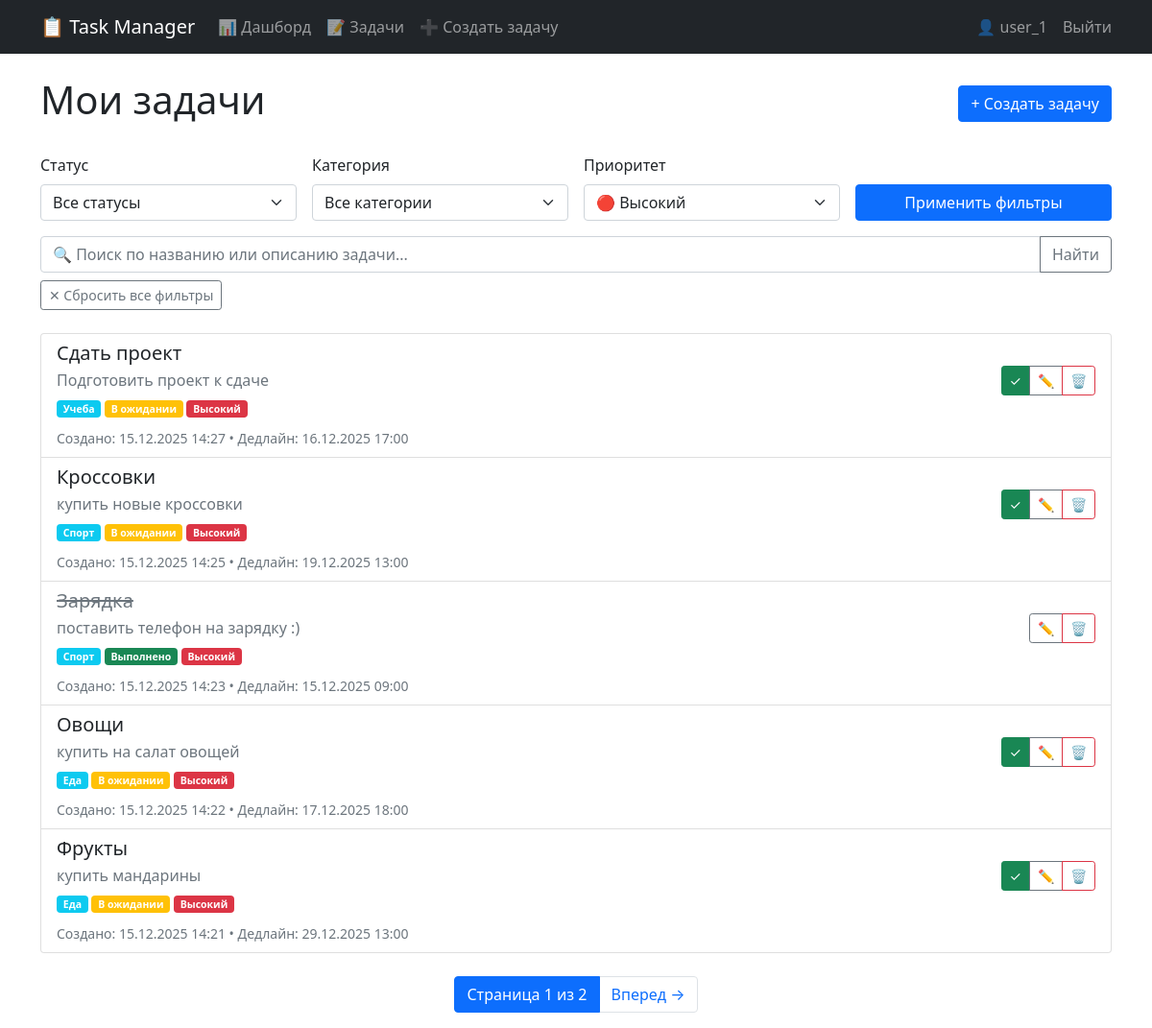
Page /?priority=high (signed in) on the committed database.
### tasks/models.py (models this page shows, shortened)
class Task(models.Model):
    STATUS_CHOICES = [
        ('pending', 'В ожидании'),
        ('completed', 'Выполнено'),
    ]
    PRIORITY_CHOICES = [
        ('low', 'Низкий'),
        ('medium', 'Средний'),
        ('high', 'Высокий'),
    ]
    title = models.CharField(max_length=200, verbose_name="Название")
    description = models.TextField(blank=True, verbose_name="Описание")
    created_at = models.DateTimeField(auto_now_add=True)
    deadline = models.DateTimeField(null=True, blank=True, verbose_name="Дедлайн")
    status = models.CharField(
        max_length=20,
        choices=STATUS_CHOICES,
        default='pending',
        verbose_name="Статус"
    )
    priority = models.CharField(
        max_length=10,
        choices=PRIORITY_CHOICES,
        default='medium',
        verbose_name="Приоритет"
    )
    category = models.ForeignKey(
        Category,
        on_delete=models.SET_NULL,
        null=True,
        blank=True,
        verbose_name="Категория"
    )
    user = models.ForeignKey(
        User,
        on_delete=models.CASCADE,
        verbose_name="Пользователь"
    )
    def is_overdue(self):
        if self.deadline and self.status == 'pending':
            return timezone.now() > self.deadline
        return False
    class Meta:
        verbose_name = "Задача"
        verbose_name_plural = "Задачи"
        ordering = ['-created_at']

class Category(models.Model):
    name = models.CharField(max_length=100, verbose_name="Название категории")
    class Meta:
        verbose_name = "Категория"
        verbose_name_plural = "Категории"

### tasks/views.py (the view)
# urls.py: path('', views.TaskListView.as_view(), name='task_list'),
class TaskListView(LoginRequiredMixin, ListView):
    model = Task
    template_name = 'tasks/task_list.html'
    context_object_name = 'tasks'
    paginate_by = 5
    def get_queryset(self):
        queryset = Task.objects.filter(user=self.request.user)
        status = self.request.GET.get('status')
        if status:
            queryset = queryset.filter(status=status)
        category = self.request.GET.get('category')
        if category:
            queryset = queryset.filter(category_id=category)
        priority = self.request.GET.get('priority')
        if priority:
            queryset = queryset.filter(priority=priority)
        search = self.request.GET.get('search')
        if search:
            queryset = queryset.filter(
                Q(title__icontains=search) |
                Q(description__icontains=search)
            )
        return queryset.order_by('-created_at')
    def get_context_data(self, **kwargs):
        context = super().get_context_data(**kwargs)
        context['categories'] = Category.objects.all()
        return context

### tasks/templates/tasks/task_list.html (shortened to what this page needs)
{% extends 'base.html' %}
{% block content %}
<div class="d-flex justify-content-between align-items-center mb-4">
    <h1>Мои задачи</h1>
    <a href="{% url 'task_create' %}" class="btn btn-primary">+ Создать задачу</a>
</div>
<form method="get" class="row g-3 mb-4">
    <div class="col-md-3">
        <label class="form-label">Статус</label>
        <select name="status" class="form-select">
            <option value="">Все статусы</option>
        </select>
    </div>
    <div class="col-md-3">
        <label class="form-label">Категория</label>
        <select name="category" class="form-select">
            <option value="">Все категории</option>
        </select>
    </div>
    <div class="col-md-3">
        <label class="form-label">Приоритет</label>
        <select name="priority" class="form-select">
            <option value="high" {% if request.GET.priority == 'high' %}selected{% endif %}>
                🔴 Высокий
            </option>
        </select>
    </div>
    <div class="col-md-3 d-flex align-items-end">
        <div class="w-100">
            <button type="submit" class="btn btn-primary w-100">Применить фильтры</button>
        </div>
    </div>
    <div class="col-md-12 mt-3">
        <div class="input-group">
            <input type="text"
                   name="search"
                   class="form-control"
                   placeholder="🔍 Поиск по названию или описанию задачи..."
                   value="{{ request.GET.search }}">
            <button class="btn btn-outline-secondary" type="submit">
                Найти
            </button>
        </div>
    </div>
    {% if request.GET.status or request.GET.category or request.GET.priority or request.GET.search %}
    <div class="col-12 mt-2">
        <a href="{% url 'task_list' %}" class="btn btn-outline-secondary btn-sm">
            ✕ Сбросить все фильтры
        </a>
    </div>
    {% endif %}
</form>
{% if tasks %}
    <div class="list-group">
        {% for task in tasks %}
            <div class="list-group-item">
                <div class="d-flex w-100 justify-content-between align-items-center">
                    <div>
                        <h5 class="mb-1 {% if task.status == 'completed' %}text-muted text-decoration-line-through{% endif %}">
                            {{ task.title }}
                        </h5>
                        <p class="mb-1 text-muted">{{ task.description|truncatechars:100 }}</p>
                        <small>
                            {% if task.category %}
                                <span class="badge bg-info">{{ task.category.name }}</span>
                            {% endif %}
                            <span class="badge bg-{% if task.status == 'completed' %}success{% else %}warning{% endif %}">
                                {{ task.get_status_display }}
                            </span>
                            <span class="badge bg-{% if task.priority == 'high' %}danger{% elif task.priority == 'medium' %}warning{% else %}secondary{% endif %}">
                                {{ task.get_priority_display }}
                            </span>
                        </small>
                    </div>
                    <div class="btn-group">
                        {% if task.status != 'completed' %}
                            <a href="{% url 'task_complete' task.pk %}" class="btn btn-sm btn-success">
                                ✓
                            </a>
                        {% endif %}
                        <a href="{% url 'task_update' task.pk %}" class="btn btn-sm btn-outline-secondary">
                            ✏️
                        </a>
                        <a href="{% url 'task_delete' task.pk %}" class="btn btn-sm btn-outline-danger">
                            🗑️
                        </a>
                    </div>
                </div>
                <div class="mt-2">
                    <small class="text-muted">
                        Создано: {{ task.created_at|date:"d.m.Y H:i" }}
                        {% if task.deadline %}
                            • Дедлайн: {{ task.deadline|date:"d.m.Y H:i" }}
                        {% endif %}
                    </small>
                </div>
            </div>
        {% endfor %}
    </div>
    {% if is_paginated %}
    <nav class="mt-4">
        <ul class="pagination justify-content-center">
            <li class="page-item active">
                <span class="page-link">
                    Страница {{ page_obj.number }} из {{ page_obj.paginator.num_pages }}
                </span>
            </li>
            {% if page_obj.has_next %}
                <li class="page-item">
                    <a class="page-link" href="?page={{ page_obj.next_page_number }}{% for key,value in request.GET.items %}{% if key != 'page' %}&{{ key }}={{ value }}{% endif %}{% endfor %}">
                        Вперед →
                    </a>
                </li>
            {% endif %}
        </ul>
    </nav>
    {% endif %}
{% endif %}
{% endblock %}

### templates/base.html (shortened to what this page needs)
<!DOCTYPE html>
<html lang="ru">
<head>
    <link href="https://cdn.jsdelivr.net/npm/bootstrap@5.1.3/dist/css/bootstrap.min.css" rel="stylesheet">
</head>
<body>
    <nav class="navbar navbar-expand-lg navbar-dark bg-dark mb-4">
        <div class="container">
            <a class="navbar-brand" href="{% url 'dashboard' %}">📋 Task Manager</a>
            <div class="collapse navbar-collapse" id="navbarNav">
                <ul class="navbar-nav me-auto">
                    <li class="nav-item">
                        <a class="nav-link" href="{% url 'dashboard' %}">📊 Дашборд</a>
                    </li>
                    <li class="nav-item">
                        <a class="nav-link" href="{% url 'task_list' %}">📝 Задачи</a>
                    </li>
                    <li class="nav-item">
                        <a class="nav-link" href="{% url 'task_create' %}">➕ Создать задачу</a>
                    </li>
                </ul>
                <ul class="navbar-nav">
                    {% if user.is_authenticated %}
                        <li class="nav-item">
                            <span class="navbar-text me-3">👤 {{ user.username }}</span>
                        </li>
                        <li class="nav-item">
                            <form method="post" action="{% url 'logout' %}" class="d-inline">
                                <button type="submit" class="logout-btn nav-link p-0">
                                    Выйти
                                </button>
                            </form>
                        </li>
                    {% else %}
                        <li class="nav-item">
                            <a class="nav-link" href="{% url 'login' %}">Войти</a>
                        </li>
                    {% endif %}
                </ul>
            </div>
        </div>
    </nav>
    <div class="container">
        {% block content %}{% endblock %}
    </div>
</body>
</html>

### templates/base.html (style rules this page uses)
.logout-btn { background: none; border: none; color: rgba(255,255,255,.55); padding: 0; font: inherit; cursor: pointer; }

### rows in the picture
Task: title "Сдать проект", description "Подготовить проект к сдаче", category.name "Учеба", status "В ожидании", priority "Высокий", created_at "15.12.2025 14:27", deadline "16.12.2025 17:00"
Task: title "Кроссовки", description "купить новые кроссовки", category.name "Спорт", status "В ожидании", priority "Высокий", created_at "15.12.2025 14:25", deadline "19.12.2025 13:00"
Task: title "Зарядка", description "поставить телефон на зарядку :)", category.name "Спорт", status "Выполнено", priority "Высокий", created_at "15.12.2025 14:23", deadline "15.12.2025 09:00"
Task: title "Овощи", description "купить на салат овощей", category.name "Еда", status "В ожидании", priority "Высокий", created_at "15.12.2025 14:22", deadline "17.12.2025 18:00"
Task: title "Фрукты", description "купить мандарины", category.name "Еда", status "В ожидании", priority "Высокий", created_at "15.12.2025 14:21", deadline "29.12.2025 13:00"

### other values in the picture
{{ user.username }} "user_1"
{{ page_obj.number }} "1"
{{ page_obj.paginator.num_pages }} "2"
